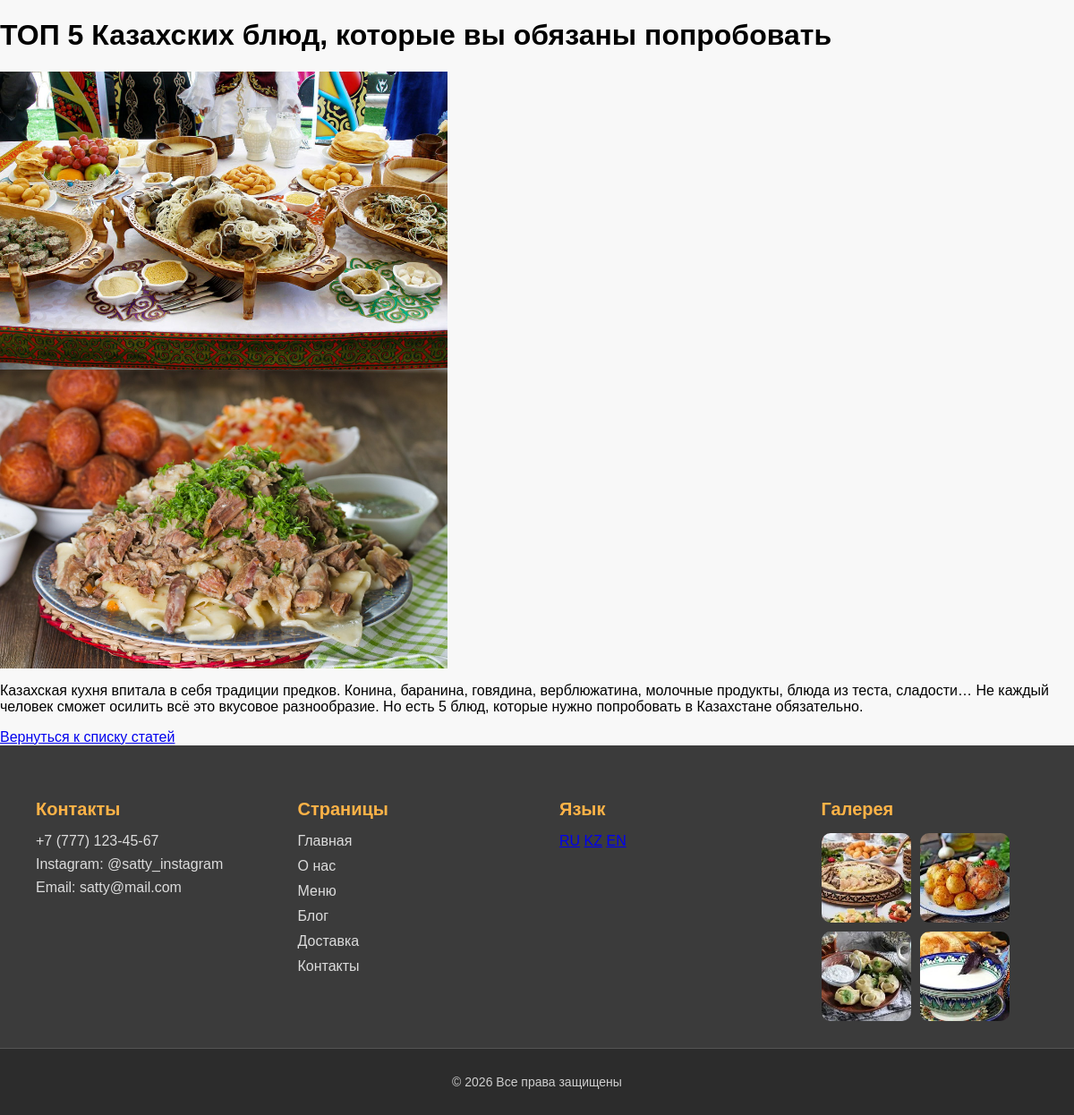
Page /blog/1/ on the committed database.
### kazakhfood/models.py (models this page shows, shortened)
class BlogPost(models.Model):
    title = models.CharField("Название статьи", max_length=200)
    content = models.TextField("Содержание")
    created_at = models.DateTimeField("Дата создания", auto_now_add=True)
    updated_at = models.DateTimeField("Обновлено", auto_now=True)
    is_published = models.BooleanField("Опубликовано", default=True)

class BlogImage(models.Model):
    post = models.ForeignKey(BlogPost, verbose_name="Статья", on_delete=models.CASCADE, related_name='images')
    image = models.ImageField("Изображение", upload_to='blog_images/')

### kazakhfood/views.py (the view)
# urls.py: path('blog/<int:pk>/', views.blog_detail, name='blog_detail'),
def blog_detail(request, pk):
    post = get_object_or_404(BlogPost, pk=pk, is_published=True)
    return render(request, 'kazakhfood/blog_detail.html', {'post': post})

### kazakhfood/templates/kazakhfood/blog_detail.html (shortened to what this page needs)
{% extends 'kazakhfood/base.html' %}
{% load static %}
{% block extra_css %}
<link rel="stylesheet" href="{% static 'css/blog.css' %}">
{% endblock %}
{% block content %}
<h1>{{ post.title }}</h1>
{% for image in post.images.all %}
    <img src="{{ image.image.url }}" alt="{{ post.title }}" style="max-width:500px;">
{% endfor %}
<p>{{ post.content }}</p>
<a href="{% url 'blog' %}">Вернуться к списку статей</a>
{% endblock %}

### kazakhfood/static/kazakhfood/css/blog.css (style rules this page uses)
body { font-family: Arial, sans-serif; margin: 0; padding: 0; background: #f8f8f8; }

### rows in the picture
BlogPost: title "ТОП 5 Казахских блюд, которые вы обязаны попробовать", content "Казахская кухня впитала в себя традиции предков. Конина, баранина, говядина, верблюжатина, молочные продукты, блюда из теста, сладости… Не каждый человек сможет осилить всё это вкусовое разнообразие. Но есть 5 блюд, которые нужно попробовать в Казахстане обязательно."
BlogImage: image (picture)
BlogImage: image (picture)
